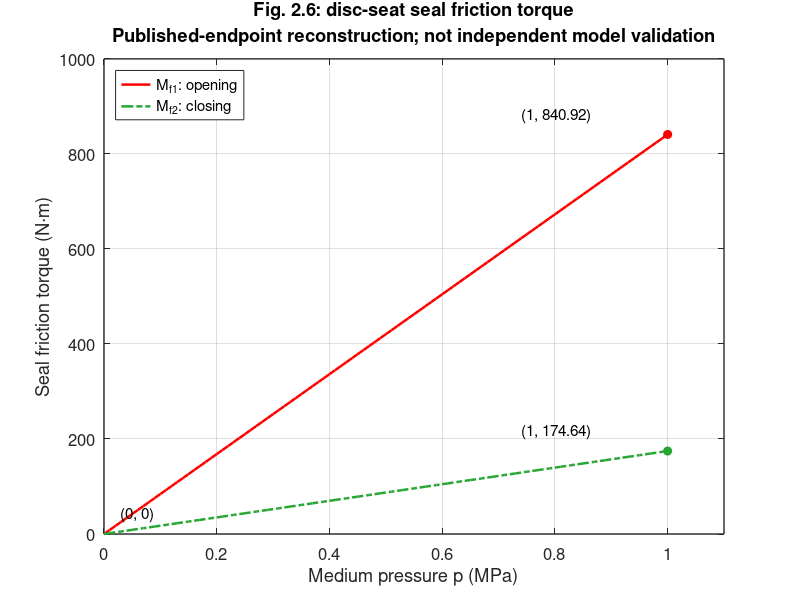

MATLAB code for this plot: (Note: this script raises an error after producing the figure.)
%% Reproduce the published linear curves in thesis Fig. 2.6
% Method: published endpoints + stated linearity, NOT an independent
% numerical integration of equations (2.7)-(2.23).
% Scope: disc/seat seal friction at the instant of opening/closing.
% p is the paper's medium pressure in MPa; torque is in N*m.
% No CFD, contact FEA, shaft-bearing friction or packing friction included.
% Requires MATLAB R2020a+ for exportgraphics. No additional toolbox required.
clear; clc; close all;

%% Inputs
p_MPa = linspace(0, 1, 101).';
k_open  = 840.92;  % N*m/MPa, published opening torque at 1 MPa
k_close = 174.64;  % N*m/MPa, published closing torque at 1 MPa
p_query_MPa = 0.45;
% These slopes are NOT coefficients of friction.

%% Published-result reconstruction
Mf1_Nm = k_open  .* p_MPa;
Mf2_Nm = k_close .* p_MPa;
query_open_Nm  = k_open  * p_query_MPa;
query_close_Nm = k_close * p_query_MPa;
assert(abs(Mf1_Nm(end) - 840.92) < 1e-9);
assert(abs(Mf2_Nm(end) - 174.64) < 1e-9);
assert(Mf1_Nm(1) == 0 && Mf2_Nm(1) == 0);
fprintf('At p = %.3f MPa:\n', p_query_MPa);
fprintf('  Opening seal friction torque = %.3f N*m\n', query_open_Nm);
fprintf('  Closing seal friction torque = %.3f N*m\n', query_close_Nm);

%% Figure
fig = figure('Color', 'w', 'Position', [100 100 820 580]);
ax = axes(fig); hold(ax, 'on');
plot(ax, p_MPa, Mf1_Nm, 'r-', 'LineWidth', 1.8);
plot(ax, p_MPa, Mf2_Nm, '-.', 'Color', [0.15 0.65 0.2], 'LineWidth', 1.8);
xlim(ax, [0 1.1]); ylim(ax, [0 1000]);
xticks(ax, 0:0.2:1); yticks(ax, 0:200:1000);
xlabel(ax, 'Medium pressure p (MPa)');
ylabel(ax, 'Seal friction torque (N\cdotm)', 'Interpreter', 'tex');
title(ax, {'Fig. 2.6: disc-seat seal friction torque', ...
    'Published-endpoint reconstruction; not independent model validation'});
legend(ax, {'M_{f1}: opening', 'M_{f2}: closing'}, ...
    'Location', 'northwest', 'Interpreter', 'tex');
text(ax, 0.74, 880, '(1, 840.92)', 'FontSize', 11);
text(ax, 0.74, 215, '(1, 174.64)', 'FontSize', 11);
text(ax, 0.03, 40, '(0, 0)', 'FontSize', 11);
plot(ax, 1, k_open, 'ro', 'MarkerFaceColor', 'r', 'HandleVisibility', 'off');
plot(ax, 1, k_close, 'o', 'Color', [0.15 0.65 0.2], ...
    'MarkerFaceColor', [0.15 0.65 0.2], 'HandleVisibility', 'off');
set(ax, 'FontSize', 12, 'LineWidth', 1, 'Box', 'on');
grid(ax, 'on'); ax.GridAlpha = 0.15;

%% Save alongside the script
script_dir = fileparts(mfilename('fullpath'));
if isempty(script_dir), script_dir = pwd; end
out_dir = fullfile(script_dir, 'matlab_results');
if ~exist(out_dir, 'dir'), mkdir(out_dir); end
T = table(p_MPa, Mf1_Nm, Mf2_Nm, 'VariableNames', ...
    {'Pressure_MPa', 'OpeningFriction_Nm', 'ClosingFriction_Nm'});
writetable(T, fullfile(out_dir, 'fig2_6_data.csv'));
exportgraphics(fig, fullfile(out_dir, 'fig2_6.png'), 'Resolution', 300);
exportgraphics(fig, fullfile(out_dir, 'fig2_6.pdf'), 'ContentType', 'vector');
savefig(fig, fullfile(out_dir, 'fig2_6.fig'));
fprintf('Results saved to: %s\n', out_dir);
% Zero-pressure torque is zero here only because the paper idealizes away
% preload and residual friction. Do not generalize this to a real valve.
